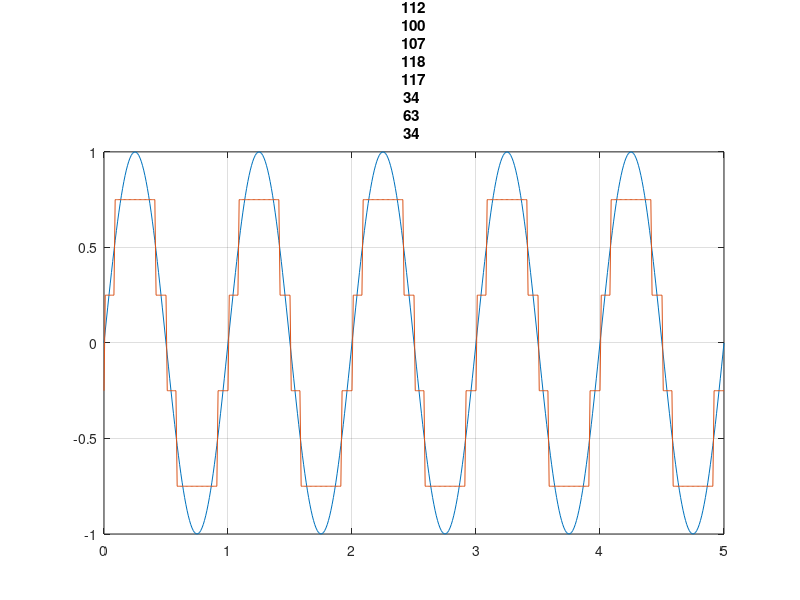
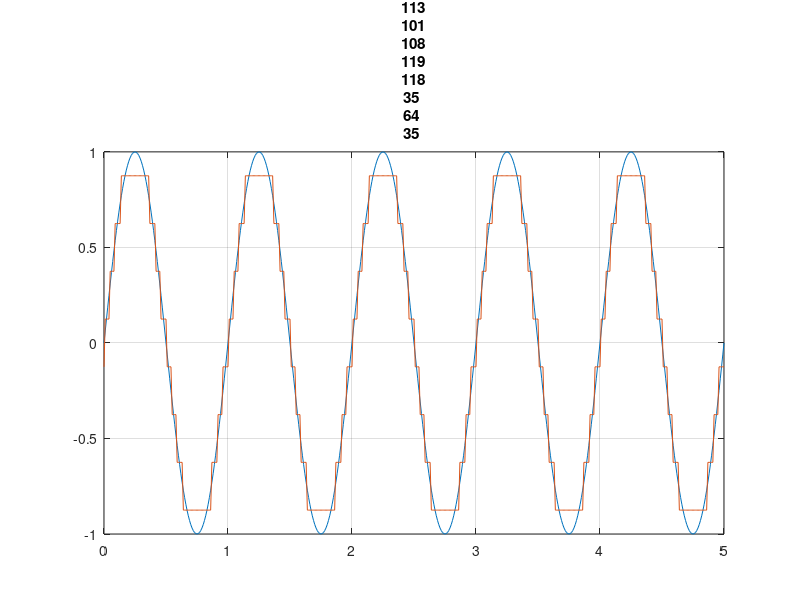
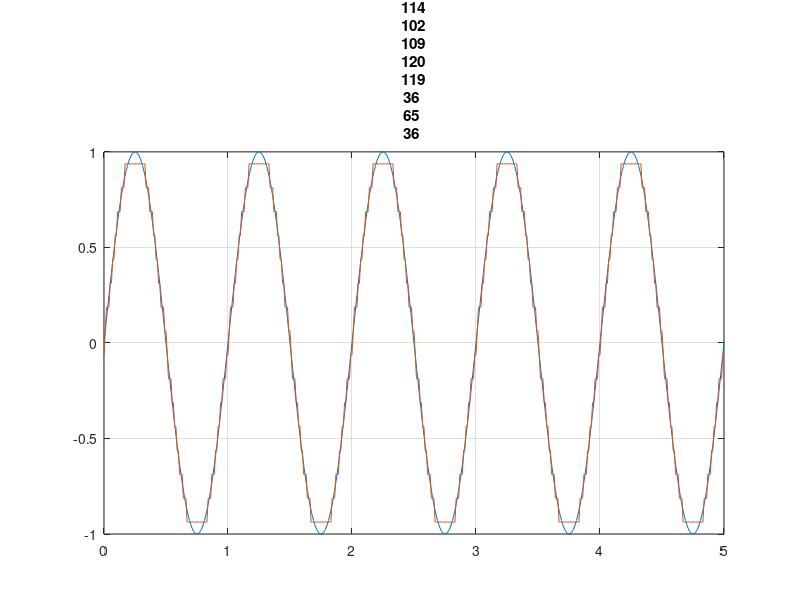

The MATLAB source for these figures, in order:
clear
close
clc

Ta = 0.01;
t = 0:Ta:5; % to = tempo original
x = sin(2*pi*t);

for nbits = [2,3,4]
    Npal = 2^nbits;
    amp = 1;
    delta = amp/Npal;

    partition = -amp + delta*2 : delta*2 : amp - delta*2;
    codebook = -amp+delta : delta*2 : amp-delta;

    [~,quantz] = quantiz(x,partition,codebook);

    figure(nbits)
    plot(t,x)
    hold on
    plot(t,quantz)
    % plot(partition)
    hold off
    grid on
    title("nbits = " + nbits)
end